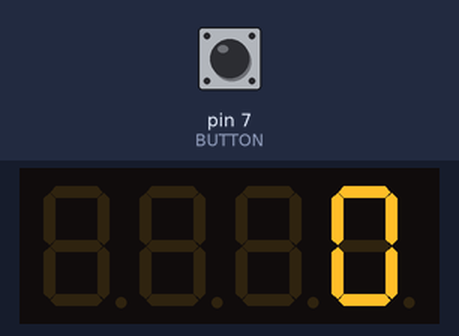
Recording of a program running on a simulated Arduino Nano, built with avr-gcc and run on an emulated ATmega328P. Parts: 4-digit seven-segment display. The test bench sets the inputs (shaded band); at power-on: pin 7 (BUTTON) HIGH.

Above: at 1.2 s.
1.3 s: pin 7 (BUTTON) pulled LOW for 3.2 s
At 5.2 s:
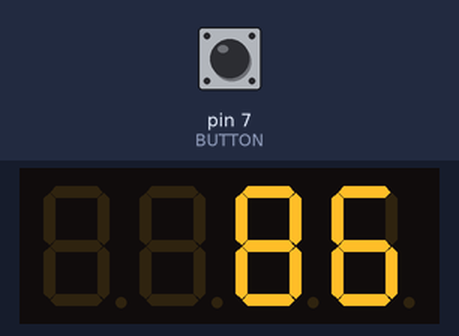
6.0 s: pin 7 (BUTTON) pulled LOW for 0.15 s
At 6.8 s:
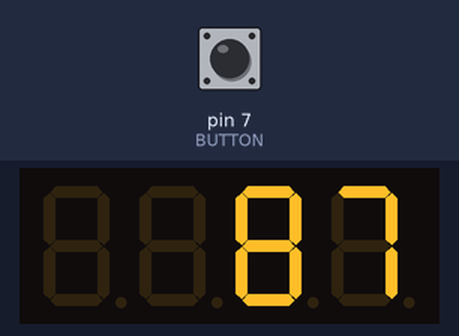
7.6 s: pin 7 (BUTTON) pulled LOW for 1 s
At 8.0 s:
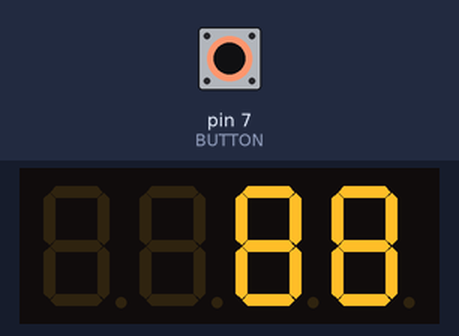
10.1 s: pin 7 (BUTTON) pulled LOW for 0.15 s
At 11.1 s:
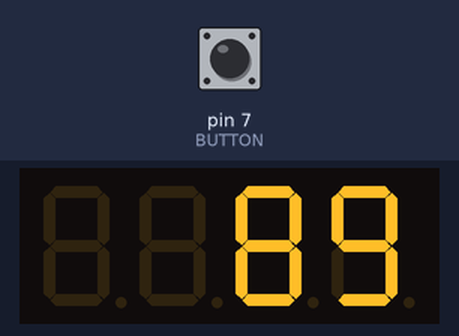
Timing chart, 0 to 12.7 s (numbered marks = the images above; inputs shaded):
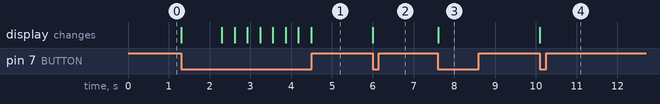

Measured:
- after the input at 1.3 s, the display: first changes at once (image 1 shows a later state)
- after the input at 6.0 s, the display: changes at once (image 2)
- after the input at 7.6 s, the display: changes at once (image 3)
- after the input at 10.1 s, the display: changes at once (image 4)

The program:

main.cpp
```cpp
#include <Arduino.h>
#include <SevSegShift.h>

#define SHIFT_PIN_SHCP 6
#define SHIFT_PIN_STCP 5
#define SHIFT_PIN_DS 4
#define BUTTON 7
#define LED A1

SevSegShift sevseg(SHIFT_PIN_DS, SHIFT_PIN_SHCP, SHIFT_PIN_STCP, 1, true);

// Define global variables

// Button variables
int buttonState;
int buttonUpState;

unsigned long lastTimeIncremented = 0;
unsigned long buttonDownSpeed = 25; // how fast you want the button to go when pressed down every x ms
unsigned long lastButtonAttempt = 0;
unsigned long lastSuccessfulButtonAttempt = 0;
unsigned long debounceTime = 30;

unsigned long timeNeededToTurnOffDebounce = 1000;
bool debounceDisabled = false;

unsigned long LargestHour = 9900;
unsigned long LargestMin = 100;

// hour and minutes are added together to get the time to display
unsigned long hour = 0;
unsigned long minute = 0;
unsigned long time = hour + minute;
bool isAM = false; // if the LED should be on or not indicating if it is AM or PM

unsigned long lastMinuteTick = millis();
/**
 * This function tests to see if the bottom two digits need to be set to 0 and increment the upper two digits
 */
void checkMinute()
{
    if (minute > LargestMin - 1)
    {
        minute = 0;
        hour += 100;
    }
    if (hour > LargestHour)
    {
        hour = 100;
    }
    time = hour + minute;
}

/**
 * This function adds 1 to the number being displayed if time mode is on. (not currently in use)
 */
void timeAddMinute()
{
    minute++;
    lastMinuteTick = millis();
    checkMinute();
}

/**
 * this function adds to the number displayed if the button is pressed
 */
void buttonAddMinute()
{
    lastTimeIncremented = millis();
    minute++;
    checkMinute();
}

/**
 * deboucnes the button. and calls buttonAddMinute
 */
void buttonStuff()
{
    if (millis() - lastButtonAttempt > debounceTime) // if last time was at least x ago
    {
        debounceDisabled = false;
        buttonAddMinute();
        lastSuccessfulButtonAttempt = millis();
    }
    else if (millis() - lastSuccessfulButtonAttempt > timeNeededToTurnOffDebounce) // and if last successful press was more than x ago
    {
        debounceDisabled = true;
    }
    if (debounceDisabled) // if button is being held down
    {
        if (millis() - lastTimeIncremented > buttonDownSpeed)
        {
            buttonAddMinute();
        }
    }
    lastButtonAttempt = millis();
}

/**
 * setup code goes here
 */
void setup()
{
    byte numDigits = 4;
    byte digitPins[] = {12, 11, 10, 9};            // These are the PINS of the ** Arduino **
    byte segmentPins[] = {0, 1, 2, 3, 4, 5, 6, 7}; // these are the PINs of the ** Shift register **
    bool resistorsOnSegments = false;              // 'false' means resistors are on digit pins
    byte hardwareConfig = COMMON_CATHODE;          // See README.md for options
    bool updateWithDelays = false;                 // Default 'false' is Recommended
    bool leadingZeros = false;                     // Use 'true' if you'd like to keep the leading zeros
    bool disableDecPoint = false;                  // Use 'true' if your decimal point doesn't exist or isn't connected
    sevseg.begin(hardwareConfig, numDigits, digitPins, segmentPins, resistorsOnSegments, updateWithDelays, leadingZeros, disableDecPoint);
    sevseg.setBrightness(50);
    pinMode(BUTTON, INPUT_PULLUP);
    Serial.begin(9600);
    buttonUpState = digitalRead(BUTTON);
}

/**
 * put code to be run here
 */
void loop()
{
    sevseg.setNumber(time);
    sevseg.refreshDisplay(); // Must run repeatedly; don't use blocking code (ex: delay()) in the loop() function or this won't work right

    if (digitalRead(BUTTON) != buttonUpState) // if button is pressed set buttonState to pressed and call buttonstuff
    {
        buttonState = digitalRead(BUTTON);
        buttonStuff();
    }
    else // if button is not pressed sets button to not pressed
    {
        buttonState = buttonUpState;
    }
}
```
